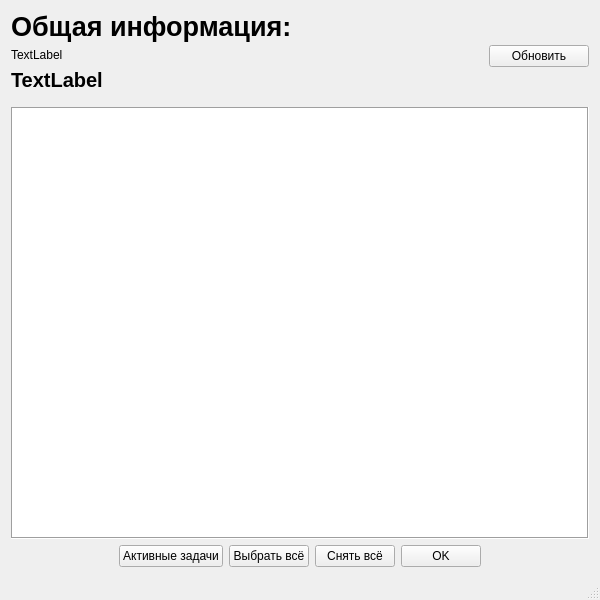
<?xml version="1.0" encoding="UTF-8"?>
<ui version="4.0">
 <class>MainWindow</class>
 <widget class="QMainWindow" name="MainWindow">
  <property name="enabled">
   <bool>true</bool>
  </property>
  <property name="geometry">
   <rect>
    <x>0</x>
    <y>0</y>
    <width>600</width>
    <height>600</height>
   </rect>
  </property>
  <property name="maximumSize">
   <size>
    <width>5000</width>
    <height>3000</height>
   </size>
  </property>
  <property name="windowTitle">
   <string>DiskAnalyzer</string>
  </property>
  <widget class="QWidget" name="centralWidget">
   <layout class="QGridLayout" name="gridLayout">
    <item row="0" column="0">
     <layout class="QHBoxLayout" name="horizontalLayout_3">
      <item>
       <layout class="QVBoxLayout" name="verticalLayout">
        <property name="bottomMargin">
         <number>3</number>
        </property>
        <item>
         <widget class="QLabel" name="label">
          <property name="font">
           <font>
            <pointsize>20</pointsize>
            <weight>75</weight>
            <bold>true</bold>
           </font>
          </property>
          <property name="text">
           <string>Общая информация:</string>
          </property>
         </widget>
        </item>
        <item>
         <widget class="QLabel" name="label_disksAmount">
          <property name="text">
           <string>TextLabel</string>
          </property>
         </widget>
        </item>
        <item>
         <widget class="QLabel" name="label_overall_memory">
          <property name="font">
           <font>
            <pointsize>15</pointsize>
            <weight>75</weight>
            <bold>true</bold>
           </font>
          </property>
          <property name="text">
           <string>TextLabel</string>
          </property>
         </widget>
        </item>
        <item>
         <spacer name="verticalSpacer">
          <property name="orientation">
           <enum>Qt::Vertical</enum>
          </property>
          <property name="sizeType">
           <enum>QSizePolicy::Fixed</enum>
          </property>
          <property name="sizeHint" stdset="0">
           <size>
            <width>20</width>
            <height>6</height>
           </size>
          </property>
         </spacer>
        </item>
       </layout>
      </item>
      <item>
       <layout class="QHBoxLayout" name="horizontalLayout_2">
        <item>
         <spacer name="horizontalSpacer_3">
          <property name="orientation">
           <enum>Qt::Horizontal</enum>
          </property>
          <property name="sizeHint" stdset="0">
           <size>
            <width>40</width>
            <height>20</height>
           </size>
          </property>
         </spacer>
        </item>
        <item>
         <widget class="QPushButton" name="pushButton_update">
          <property name="minimumSize">
           <size>
            <width>100</width>
            <height>0</height>
           </size>
          </property>
          <property name="text">
           <string>Обновить</string>
          </property>
         </widget>
        </item>
       </layout>
      </item>
     </layout>
    </item>
    <item row="1" column="0">
     <widget class="QListWidget" name="listWidget">
      <property name="frameShape">
       <enum>QFrame::Box</enum>
      </property>
      <property name="editTriggers">
       <set>QAbstractItemView::NoEditTriggers</set>
      </property>
      <property name="movement">
       <enum>QListView::Static</enum>
      </property>
      <property name="spacing">
       <number>1</number>
      </property>
     </widget>
    </item>
    <item row="2" column="0">
     <layout class="QHBoxLayout" name="horizontalLayout">
      <item>
       <spacer name="horizontalSpacer">
        <property name="orientation">
         <enum>Qt::Horizontal</enum>
        </property>
        <property name="sizeHint" stdset="0">
         <size>
          <width>40</width>
          <height>20</height>
         </size>
        </property>
       </spacer>
      </item>
      <item>
       <widget class="QPushButton" name="pushButton_showTasks">
        <property name="text">
         <string>Активные задачи</string>
        </property>
       </widget>
      </item>
      <item>
       <widget class="QPushButton" name="pushButton_selectAll">
        <property name="text">
         <string>Выбрать всё</string>
        </property>
       </widget>
      </item>
      <item>
       <widget class="QPushButton" name="pushButton_deselectAll">
        <property name="text">
         <string>Снять всё</string>
        </property>
       </widget>
      </item>
      <item>
       <widget class="QPushButton" name="pushButton_ok">
        <property name="text">
         <string>OK</string>
        </property>
       </widget>
      </item>
      <item>
       <spacer name="horizontalSpacer_2">
        <property name="orientation">
         <enum>Qt::Horizontal</enum>
        </property>
        <property name="sizeHint" stdset="0">
         <size>
          <width>40</width>
          <height>20</height>
         </size>
        </property>
       </spacer>
      </item>
     </layout>
    </item>
   </layout>
  </widget>
  <widget class="QStatusBar" name="statusBar"/>
 </widget>
 <layoutdefault spacing="6" margin="11"/>
 <resources/>
 <connections/>
</ui>
